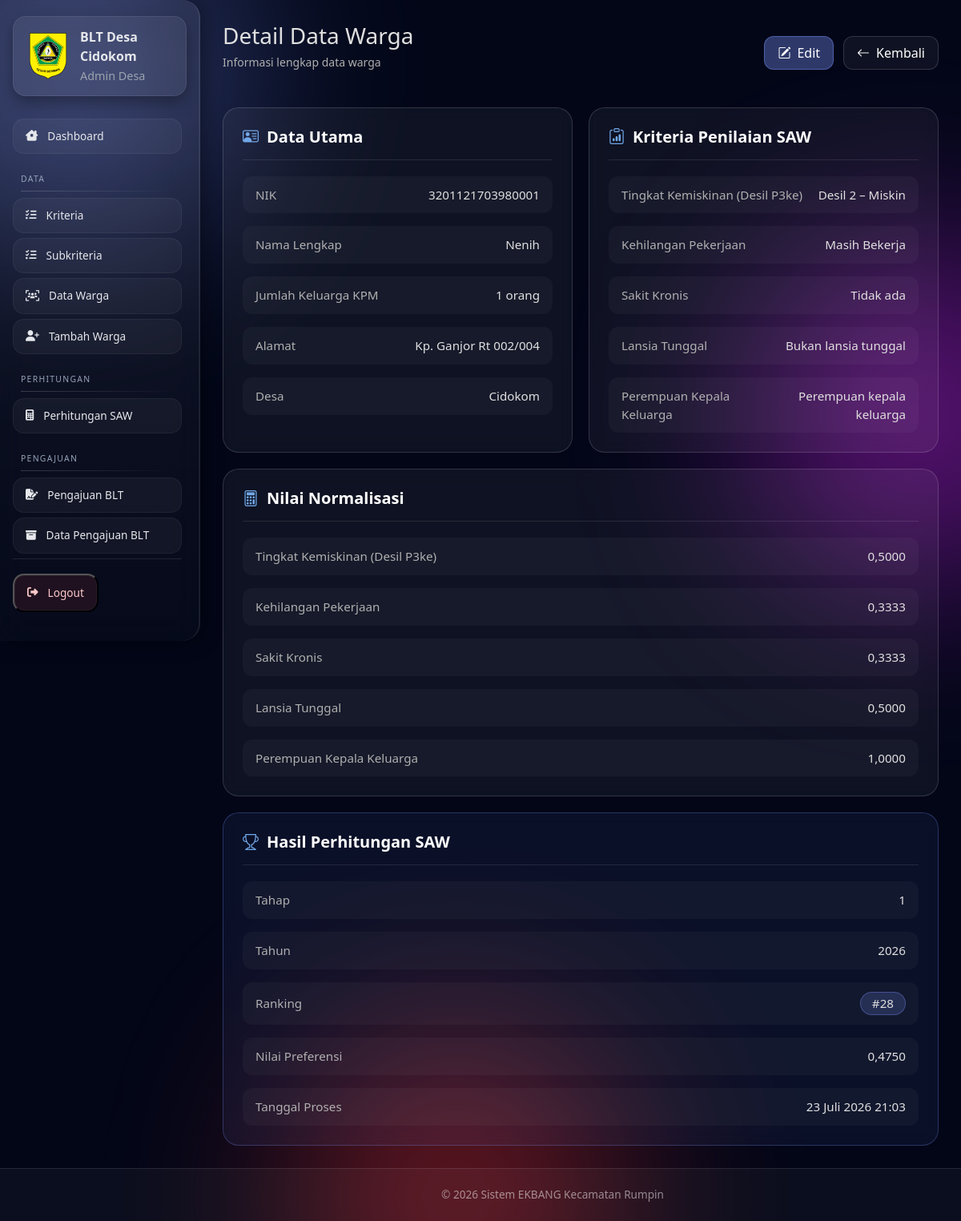
/desa/warga/2/detail/ (signed in), run on the app's committed database.
### ekbang/models.py (models this page shows, shortened)
class Warga(models.Model):
    desa = models.ForeignKey(Desa, on_delete=models.CASCADE, related_name='warga')
    no_kk = models.CharField(max_length=16, blank=True, null=True)
    nik = models.CharField(max_length=16, unique=True, validators=[nik_validator], verbose_name="NIK")
    nama = models.CharField(max_length=100)
    jumlah_keluarga_kpm = models.IntegerField()
    alamat = models.TextField()
    is_deleted = models.BooleanField(default=False)
    deleted_at = models.DateTimeField(null=True, blank=True)
    class Meta:
        indexes = [models.Index(fields=['nik'])]

class Desa(models.Model):
    user = models.OneToOneField(User, on_delete=models.CASCADE, related_name='desa')
    dibuat_oleh = models.ForeignKey(
        AdminKecamatan, on_delete=models.CASCADE, related_name='desa_dibuat',
        help_text='Admin kecamatan yang membuat akun desa'
    )
    nama_desa = models.CharField(max_length=100)
    kecamatan = models.CharField(max_length=100)
    alamat_kantor = models.TextField()
    created_at = models.DateTimeField(auto_now_add=True)

class penilaianwarga(models.Model):
    warga = models.ForeignKey(Warga, on_delete=models.CASCADE, related_name='nilai_kriteria')
    kriteria = models.ForeignKey(Kriteria, on_delete=models.CASCADE, related_name='nilai_warga')
    subkriteria = models.ForeignKey(Subkriteria, on_delete=models.PROTECT, related_name='nilai_warga')
    updated_at = models.DateTimeField(auto_now=True)
    class Meta:
        unique_together = ('warga', 'kriteria')

class Kriteria(models.Model):
    TIPE_CHOICES = [('benefit', 'Benefit'), ('cost', 'Cost')]
    desa = models.ForeignKey(Desa, on_delete=models.CASCADE, related_name='kriteria')
    kode = models.SlugField(max_length=50)
    nama = models.CharField(max_length=100)
    bobot = models.FloatField(default=0)
    tipe = models.CharField(max_length=10, choices=TIPE_CHOICES, default='benefit')
    urutan = models.IntegerField(default=0)
    aktif = models.BooleanField(default=True)
    created_at = models.DateTimeField(auto_now_add=True)
    updated_at = models.DateTimeField(auto_now=True)
    class Meta:
        unique_together = ('desa', 'kode')
        ordering = ['urutan', 'id']

class Subkriteria(models.Model):
    kriteria = models.ForeignKey(Kriteria, on_delete=models.CASCADE, related_name='subkriteria')
    label = models.CharField(max_length=100)
    nilai = models.FloatField()
    urutan = models.IntegerField(default=0)
    class Meta:
        unique_together = ('kriteria', 'label')
        ordering = ['urutan', 'id']

class NormalisasiSAWDetail(models.Model):
    normalisasi = models.ForeignKey(NormalisasiSAW, on_delete=models.CASCADE, related_name='detail')
    kriteria = models.ForeignKey(Kriteria, on_delete=models.CASCADE, related_name='detail_normalisasi')
    nilai_normalisasi = models.FloatField()
    class Meta:
        unique_together = ('normalisasi', 'kriteria')

class HasilSAW(models.Model):
    normalisasi = models.ForeignKey(NormalisasiSAW,on_delete=models.CASCADE,related_name='hasil')
    nilai_preferensi = models.FloatField()
    ranking = models.IntegerField()
    tanggal_proses = models.DateTimeField(auto_now_add=True)

class NormalisasiSAW(models.Model):
    desa = models.ForeignKey(Desa, on_delete=models.CASCADE, related_name='normalisasi_saw')
    warga = models.ForeignKey(Warga, on_delete=models.SET_NULL, null=True, blank=True)
    nama_warga_arsip = models.CharField(max_length=100, blank=True, null=True)
    tahap = models.CharField(max_length=20)
    tahun = models.IntegerField()
    is_active = models.BooleanField(default=True)
    deleted_at = models.DateTimeField(null=True, blank=True)
    created_at = models.DateTimeField(auto_now_add=True)
    class Meta:
        unique_together = ('desa', 'warga', 'tahap', 'tahun')

### ekbang/proses/decorators.py (the view)
        def wrapper(request, *args, **kwargs):
            if role == 'kecamatan':
                if not hasattr(request.user, 'admin_kecamatan'):
                    messages.error(request, 'Anda tidak punya akses')
                    return redirect('login')
            elif role == 'desa':
                if not hasattr(request.user, 'desa'):
                    messages.error(request, 'Anda tidak punya akses')
                    return redirect('login')
            else:
                messages.error(request, 'Role tidak dikenali')
                return redirect('login')
            return view_func(request, *args, **kwargs)

### ekbang/templates/desa/warga_detail.html (shortened to what this page needs)
{% extends 'base/base.html' %}
{% load static %}
{% block extra_css %}
<link rel="stylesheet" href="{% static 'css/desa/warga_detail.css' %}">
{% endblock %}
{% block content %}
<div class="page-header">
    <div>
        <h2>Detail Data Warga</h2>
        <p>Informasi lengkap data warga</p>
    </div>
    <div class="header-actions">
        <a href="{% url 'desa_warga_edit' warga.id %}" class="btn-glass">
            <i class="bi bi-pencil-square"></i> Edit
        </a>
        <a href="{% url 'desa_warga_list' %}" class="btn-glass secondary">
            <i class="bi bi-arrow-left"></i> Kembali
        </a>
    </div>
</div>
<div class="detail-container">
    <div class="detail-grid">
        <div class="glass-card">
            <div class="card-header">
                <h4><i class="bi bi-person-vcard"></i> Data Utama</h4>
            </div>
            <div class="card-body">
                <div class="detail-row">
                    <span class="label">NIK</span>
                    <span class="value">{{ warga.nik }}</span>
                </div>
                <div class="detail-row">
                    <span class="label">Nama Lengkap</span>
                    <span class="value">{{ warga.nama }}</span>
                </div>
                <div class="detail-row">
                    <span class="label">Jumlah Keluarga KPM</span>
                    <span class="value">{{ warga.jumlah_keluarga_kpm }} orang</span>
                </div>
                <div class="detail-row">
                    <span class="label">Alamat</span>
                    <span class="value">{{ warga.alamat }}</span>
                </div>
                <div class="detail-row">
                    <span class="label">Desa</span>
                    <span class="value">{{ warga.desa.nama_desa }}</span>
                </div>
            </div>
        </div>
        <div class="glass-card">
            <div class="card-header">
                <h4><i class="bi bi-clipboard-data"></i> Kriteria Penilaian SAW</h4>
            </div>
            <div class="card-body">
                {% for nilai in nilai_kriteria %}
<div class="detail-row">
    <span class="label">
        {{ nilai.kriteria.nama }}
    </span>
    <span class="value">
        {{ nilai.subkriteria.label }}
    </span>
</div>
{% endfor %}
            </div>
        </div>
    </div>
    {% if normalisasi %}
    <div class="glass-card">
        <div class="card-header">
            <h4><i class="bi bi-calculator"></i> Nilai Normalisasi</h4>
        </div>
        <div class="card-body">
    {% for detail in detail_normalisasi %}
    <div class="detail-row">
        <span class="label">
            {{ detail.kriteria.nama }}
        </span>
        <span class="value">
            {{ detail.nilai_normalisasi|floatformat:4 }}
        </span>
    </div>
    {% empty %}
    <div class="text-center text-muted">
        Belum ada data normalisasi.
    </div>
    {% endfor %}
</div>
    </div>
        {% if hasil_saw %}
<div class="glass-card highlight">
    <div class="card-header">
        <h4><i class="bi bi-trophy"></i> Hasil Perhitungan SAW</h4>
    </div>
    <div class="card-body">
        <div class="detail-row">
            <span class="label">Tahap</span>
            <span class="value">
                {{ hasil_saw.normalisasi.tahap }}
            </span>
        </div>
        <div class="detail-row">
            <span class="label">Tahun</span>
            <span class="value">
                {{ hasil_saw.normalisasi.tahun }}
            </span>
        </div>
        <div class="detail-row">
            <span class="label">Ranking</span>
            <span class="value badge badge-primary">
                #{{ hasil_saw.ranking }}
            </span>
        </div>
        <div class="detail-row">
            <span class="label">Nilai Preferensi</span>
            <span class="value">
                {{ hasil_saw.nilai_preferensi|floatformat:4 }}
            </span>
        </div>
        <div class="detail-row">
            <span class="label">Tanggal Proses</span>
            <span class="value">
                {{ hasil_saw.tanggal_proses|date:"d F Y H:i" }}
            </span>
        </div>
    </div>
</div>
{% endif %}
    {% endif %}
</div>
{% endblock %}

### ekbang/templates/base/sidebar.html (shortened to what this page needs)
{% load static %}
<link rel="stylesheet" href="{% static 'css/desa/sidebar.css' %}">
<div class="sidebar-desa">
    <div class="sidebar-brand">
       <span class="logo">
    <img src="{% static 'img/logo.png' %}" alt="Logo" />
</span>
        <div>
            <strong>BLT Desa {{ request.user.username }}</strong>
            <small>Admin Desa</small>
        </div>
    </div>
    <div class="sidebar-scroll">
    <nav class="sidebar-menu">
        <a href="{% url 'desa_dashboard' %}" class="menu-item">
            <i class="fa-solid fa-house-chimney-window"></i> Dashboard
        </a>
        <div class="menu-section">DATA</div>
        <a href="{% url 'desa_kriteria_list' %}" class="menu-item">
            <i class="fa-solid fa-list-check"></i> Kriteria
        </a>
        <a href="{% url 'desa_subkriteria_list' %}" class="menu-item">
            <i class="fa-solid fa-list-check"></i> Subkriteria
        </a>
        <a href="{% url 'desa_warga_list' %}" class="menu-item">
            <i class="fa-solid fa-users-viewfinder"></i> Data Warga
        </a>
        <a href="{% url 'desa_warga_tambah' %}" class="menu-item">
            <i class="fa-solid fa-user-plus"></i> Tambah Warga
        </a>
        <div class="menu-section">PERHITUNGAN</div>
        <a href="{% url 'desa_riwayat_saw' %}" class="menu-item">
            <i class="fa-solid fa-calculator"></i> Perhitungan SAW
        </a>
        <div class="menu-section">PENGAJUAN</div>
        <a href="{% url 'desa_pengajuan' %}" class="menu-item">
            <i class="fa-solid fa-file-signature"></i> Pengajuan BLT
        </a>
        <a href="{% url 'desa_pengajuan_list' %}" class="menu-item">
            <i class="fa-solid fa-box-archive"></i> Data Pengajuan BLT
        </a>
    </nav>
    <div class="sidebar-footer">
        <button type="button" class="menu-item logout" data-bs-toggle="modal" data-bs-target="#logoutModal">
            <i class="fa-solid fa-right-from-bracket"></i> Logout
        </button>
    </div>
</div>
</div>

### ekbang/static/css/desa/warga_detail.css (style rules this page uses)
.page-header { display: flex; justify-content: space-between; align-items: center; margin-bottom: 30px; color: #E0E0E0; }
.page-header h2 { font-size: 28px; margin-bottom: 5px; }
.page-header p { font-size: 14px; color: #B0B0B0; }
.header-actions { display: flex; gap: 12px; }
.btn-glass { color: #fff; background: rgba(114, 136, 232, 0.4); border: 1px solid rgba(114, 136, 232, 0.5); padding: 8px 16px; border-radius: 12px; text-decoration: none; font-weight: 500; transition: all 0.3s ease; display: inline-flex; align-items: center; gap: 8px; }
.btn-glass.secondary { background: rgba(255, 255, 255, 0.05); border: 1px solid rgba(255, 255, 255, 0.15); }
.detail-container { display: flex; flex-direction: column; gap: 20px; }
.detail-grid { display: grid; grid-template-columns: 1fr 1fr; gap: 20px; }
.detail-grid .glass-card { height: 100%; }
.glass-card { background: rgba(255, 255, 255, 0.05); border-radius: 20px; backdrop-filter: blur(10px); border: 1px solid rgba(255, 255, 255, 0.15); padding: 24px; transition: all 0.3s ease; }
.glass-card.highlight { background: rgba(114, 136, 232, 0.08); border-color: rgba(114, 136, 232, 0.3); }
.card-header { margin-bottom: 20px; padding-bottom: 16px; border-bottom: 1px solid rgba(255, 255, 255, 0.1); }
.card-header h4 { color: #fff; font-size: 1.25rem; font-weight: 600; margin: 0; display: flex; align-items: center; gap: 10px; }
.card-header h4 i { color: #72A8E8; }
.card-body { display: flex; flex-direction: column; gap: 16px; }
.detail-row { display: flex; justify-content: space-between; align-items: center; padding: 12px 16px; background: rgba(255, 255, 255, 0.03); border-radius: 12px; transition: background 0.2s ease; }
.detail-row .label { color: #B0B0B0; font-weight: 500; font-size: 0.95rem; }
.detail-row .value { color: #E0E0E0; font-weight: 400; font-size: 0.95rem; text-align: right; }
.badge { display: inline-block; padding: 6px 14px; border-radius: 20px; font-size: 0.85rem; font-weight: 600; }
.badge-primary { background: rgba(114, 136, 232, 0.2); color: #72A8E8; border: 1px solid rgba(114, 136, 232, 0.4); }

### ekbang/static/css/desa/sidebar.css (style rules this page uses)
.sidebar-desa { position: fixed; top: 0; left: 0; width: 250px; height: 100vh; background: linear-gradient( 180deg, rgba(255,255,255,0.07), rgba(255,255,255,0.02) ); backdrop-filter: blur(18px); border-right: 1px solid rgba(255,255,255,0.1); border-top-right-radius: 22px; border-bottom-right-radius: 22px; box-shadow: 4px 0 26px rgba(0,0,0,0.45), inset -1px 0 0 rgba(255,255,255,0.06); display: flex; flex-direction: column; padding: 20px 16px; z-index: 30; }
.sidebar-brand { display: flex; align-items: center; gap: 10px; padding: 14px; margin-bottom: 22px; border-radius: 16px; background: rgba(255,255,255,0.06); box-shadow: inset 0 0 0 1px rgba(255,255,255,0.08), 0 8px 20px rgba(0,0,0,0.35); color: #e5e7eb; }
.sidebar-brand .logo { display: flex; align-items: center; }
.sidebar-brand .logo img { width: 60px; height: 60px; object-fit: contain; }
.sidebar-brand strong { font-size: 1rem; }
.sidebar-brand small { display: block; font-size: 0.9rem; color: #9ca3af; margin-top: 2px; }
.sidebar-menu { flex: 1; }
.menu-section { margin: 24px 10px 8px; font-size: 0.65rem; letter-spacing: 1.3px; color: #94a3b8; text-transform: uppercase; position: relative; }
.menu-section::after { content: ''; display: block; height: 1px; margin-top: 6px; background: linear-gradient( to right, rgba(255,255,255,0.18), transparent ); }
.menu-item { position: relative; display: flex; align-items: center; gap: 12px; padding: 12px 16px; margin: 6px 0; border-radius: 14px; font-size: 0.85rem; font-weight: 500; color: #e5e7eb; text-decoration: none; background: rgba(255,255,255,0.04); box-shadow: inset 0 0 0 1px rgba(255,255,255,0.05); transition: all .25s ease; }
.sidebar-footer { margin-top: auto; padding-top: 12px; border-top: 1px solid rgba(255,255,255,0.1); }
.menu-item.logout { background: rgba(239,68,68,0.10); color: #fecaca; }
.sidebar-scroll { flex: 1; overflow-y: auto; padding-right: 6px; }
.sidebar-scroll { scrollbar-width: thin; scrollbar-color: rgba(255,255,255,0.2) transparent; }

### data on the page
Warga: nik "3201121703980001", nama "Nenih", jumlah_keluarga_kpm "1", alamat "Kp. Ganjor Rt 002/004", desa.nama_desa "Cidokom"
penilaianwarga: kriteria.nama "Tingkat Kemiskinan (Desil P3ke)", subkriteria.label "Desil 2 – Miskin"
penilaianwarga: kriteria.nama "Kehilangan Pekerjaan", subkriteria.label "Masih Bekerja"
penilaianwarga: kriteria.nama "Sakit Kronis", subkriteria.label "Tidak ada"
penilaianwarga: kriteria.nama "Lansia Tunggal", subkriteria.label "Bukan lansia tunggal"
penilaianwarga: kriteria.nama "Perempuan Kepala Keluarga", subkriteria.label "Perempuan kepala keluarga"
NormalisasiSAWDetail: kriteria.nama "Tingkat Kemiskinan (Desil P3ke)", nilai_normalisasi "0,5000"
NormalisasiSAWDetail: kriteria.nama "Kehilangan Pekerjaan", nilai_normalisasi "0,3333"
NormalisasiSAWDetail: kriteria.nama "Sakit Kronis", nilai_normalisasi "0,3333"
NormalisasiSAWDetail: kriteria.nama "Lansia Tunggal", nilai_normalisasi "0,5000"
NormalisasiSAWDetail: kriteria.nama "Perempuan Kepala Keluarga", nilai_normalisasi "1,0000"
HasilSAW: normalisasi.tahap "1", normalisasi.tahun "2026", ranking "28", nilai_preferensi "0,4750", tanggal_proses "23 Juli 2026 21:03"

### other printed values
{{ request.user.username }} "Cidokom"
